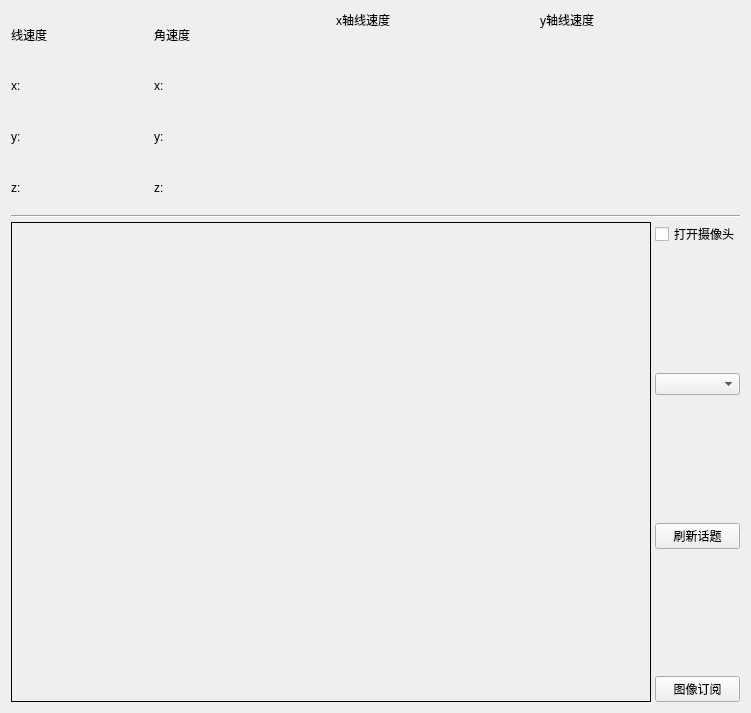
          <widget class="QWidget" name="tab_3">
           <attribute name="title">
            <string>基本</string>
           </attribute>
           <layout class="QHBoxLayout" name="horizontalLayout_7">
            <property name="sizeConstraint">
             <enum>QLayout::SetNoConstraint</enum>
            </property>
            <item>
             <layout class="QVBoxLayout" name="verticalLayout_8" stretch="1,0,99">
              <property name="spacing">
               <number>4</number>
              </property>
              <property name="sizeConstraint">
               <enum>QLayout::SetNoConstraint</enum>
              </property>
              <item>
               <layout class="QHBoxLayout" name="horizontalLayout_4" stretch="1,0,4,0">
                <item>
                 <layout class="QGridLayout" name="gridLayout_5">
                  <property name="sizeConstraint">
                   <enum>QLayout::SetMaximumSize</enum>
                  </property>
                  <item row="0" column="3">
                   <widget class="QLabel" name="label_31">
                    <property name="text">
                     <string>角速度</string>
                    </property>
                   </widget>
                  </item>
                  <item row="2" column="3">
                   <widget class="QLabel" name="label_18">
                    <property name="text">
                     <string>y:</string>
                    </property>
                   </widget>
                  </item>
                  <item row="2" column="1" colspan="2">
                   <widget class="QLabel" name="label_linery">
                    <property name="maximumSize">
                     <size>
                      <width>150</width>
                      <height>16777215</height>
                     </size>
                    </property>
                    <property name="text">
                     <string/>
                    </property>
                   </widget>
                  </item>
                  <item row="3" column="1" colspan="2">
                   <widget class="QLabel" name="label_linerz">
                    <property name="maximumSize">
                     <size>
                      <width>150</width>
                      <height>16777215</height>
                     </size>
                    </property>
                    <property name="text">
                     <string/>
                    </property>
                   </widget>
                  </item>
                  <item row="3" column="3">
                   <widget class="QLabel" name="label_19">
                    <property name="text">
                     <string>z:</string>
                    </property>
                   </widget>
                  </item>
                  <item row="2" column="0">
                   <widget class="QLabel" name="label_15">
                    <property name="text">
                     <string>y:</string>
                    </property>
                   </widget>
                  </item>
                  <item row="1" column="0">
                   <widget class="QLabel" name="label_14">
                    <property name="text">
                     <string>x:</string>
                    </property>
                   </widget>
                  </item>
                  <item row="0" column="2">
                   <spacer name="horizontalSpacer_4">
                    <property name="orientation">
                     <enum>Qt::Horizontal</enum>
                    </property>
                    <property name="sizeHint" stdset="0">
                     <size>
                      <width>40</width>
                      <height>20</height>
                     </size>
                    </property>
                   </spacer>
                  </item>
                  <item row="1" column="3">
                   <widget class="QLabel" name="label_17">
                    <property name="text">
                     <string>x:</string>
                    </property>
                   </widget>
                  </item>
                  <item row="3" column="0">
                   <widget class="QLabel" name="label_16">
                    <property name="text">
                     <string>z:</string>
                    </property>
                   </widget>
                  </item>
                  <item row="1" column="1" colspan="2">
                   <widget class="QLabel" name="label_linerx">
                    <property name="maximumSize">
                     <size>
                      <width>150</width>
                      <height>16777215</height>
                     </size>
                    </property>
                    <property name="text">
                     <string/>
                    </property>
                   </widget>
                  </item>
                  <item row="0" column="0" colspan="2">
                   <widget class="QLabel" name="label_30">
                    <property name="text">
                     <string>线速度</string>
                    </property>
                   </widget>
                  </item>
                  <item row="0" column="4">
                   <spacer name="horizontalSpacer_5">
                    <property name="orientation">
                     <enum>Qt::Horizontal</enum>
                    </property>
                    <property name="sizeHint" stdset="0">
                     <size>
                      <width>40</width>
                      <height>20</height>
                     </size>
                    </property>
                   </spacer>
                  </item>
                  <item row="1" column="4">
                   <widget class="QLabel" name="label_angerx">
                    <property name="maximumSize">
                     <size>
                      <width>150</width>
                      <height>16777215</height>
                     </size>
                    </property>
                    <property name="text">
                     <string/>
                    </property>
                   </widget>
                  </item>
                  <item row="2" column="4">
                   <widget class="QLabel" name="label_angery">
                    <property name="maximumSize">
                     <size>
                      <width>150</width>
                      <height>16777215</height>
                     </size>
                    </property>
                    <property name="text">
                     <string/>
                    </property>
                   </widget>
                  </item>
                  <item row="3" column="4">
                   <widget class="QLabel" name="label_angerz">
                    <property name="maximumSize">
                     <size>
                      <width>150</width>
                      <height>16777215</height>
                     </size>
                    </property>
                    <property name="text">
                     <string/>
                    </property>
                   </widget>
                  </item>
                 </layout>
                </item>
                <item>
                 <spacer name="horizontalSpacer_6">
                  <property name="orientation">
                   <enum>Qt::Horizontal</enum>
                  </property>
                  <property name="sizeHint" stdset="0">
                   <size>
                    <width>40</width>
                    <height>20</height>
                   </size>
                  </property>
                 </spacer>
                </item>
                <item>
                 <widget class="QWidget" name="widget_x" native="true">
                  <property name="minimumSize">
                   <size>
                    <width>200</width>
                    <height>200</height>
                   </size>
                  </property>
                  <property name="maximumSize">
                   <size>
                    <width>200</width>
                    <height>200</height>
                   </size>
                  </property>
                  <widget class="QLabel" name="label_6">
                   <property name="geometry">
                    <rect>
                     <x>0</x>
                     <y>0</y>
                     <width>67</width>
                     <height>17</height>
                    </rect>
                   </property>
                   <property name="text">
                    <string>x轴线速度</string>
                   </property>
                  </widget>
                 </widget>
                </item>
                <item>
                 <widget class="QWidget" name="widget_y" native="true">
                  <property name="minimumSize">
                   <size>
                    <width>200</width>
                    <height>200</height>
                   </size>
                  </property>
                  <property name="maximumSize">
                   <size>
                    <width>200</width>
                    <height>200</height>
                   </size>
                  </property>
                  <widget class="QLabel" name="label_10">
                   <property name="geometry">
                    <rect>
                     <x>0</x>
                     <y>0</y>
                     <width>67</width>
                     <height>17</height>
                    </rect>
                   </property>
                   <property name="text">
                    <string>y轴线速度</string>
                   </property>
                  </widget>
                 </widget>
                </item>
               </layout>
              </item>
              <item>
               <widget class="Line" name="line">
                <property name="orientation">
                 <enum>Qt::Horizontal</enum>
                </property>
               </widget>
              </item>
              <item>
               <layout class="QHBoxLayout" name="horizontalLayout_6" stretch="3,1">
                <property name="sizeConstraint">
                 <enum>QLayout::SetDefaultConstraint</enum>
                </property>
                <item>
                 <widget class="QLabel" name="label_image">
                  <property name="enabled">
                   <bool>true</bool>
                  </property>
                  <property name="minimumSize">
                   <size>
                    <width>640</width>
                    <height>480</height>
                   </size>
                  </property>
                  <property name="sizeIncrement">
                   <size>
                    <width>1</width>
                    <height>1</height>
                   </size>
                  </property>
                  <property name="baseSize">
                   <size>
                    <width>1</width>
                    <height>1</height>
                   </size>
                  </property>
                  <property name="styleSheet">
                   <string notr="true">R</string>
                  </property>
                  <property name="frameShape">
                   <enum>QFrame::Box</enum>
                  </property>
                  <property name="text">
                   <string/>
                  </property>
                  <property name="wordWrap">
                   <bool>false</bool>
                  </property>
                  <property name="margin">
                   <number>0</number>
                  </property>
                  <property name="indent">
                   <number>-1</number>
                  </property>
                  <property name="openExternalLinks">
                   <bool>false</bool>
                  </property>
                 </widget>
                </item>
                <item>
                 <layout class="QVBoxLayout" name="verticalLayout_7">
                  <item>
                   <widget class="QCheckBox" name="checkBox__opencamera">
                    <property name="text">
                     <string>打开摄像头</string>
                    </property>
                   </widget>
                  </item>
                  <item>
                   <spacer name="verticalSpacer_3">
                    <property name="orientation">
                     <enum>Qt::Vertical</enum>
                    </property>
                    <property name="sizeHint" stdset="0">
                     <size>
                      <width>20</width>
                      <height>40</height>
                     </size>
                    </property>
                   </spacer>
                  </item>
                  <item>
                   <widget class="QComboBox" name="comboBox_carmeratopic">
                    <property name="maximumSize">
                     <size>
                      <width>200</width>
                      <height>16777215</height>
                     </size>
                    </property>
                   </widget>
                  </item>
                  <item>
                   <spacer name="verticalSpacer_4">
                    <property name="orientation">
                     <enum>Qt::Vertical</enum>
                    </property>
                    <property name="sizeHint" stdset="0">
                     <size>
                      <width>20</width>
                      <height>40</height>
                     </size>
                    </property>
                   </spacer>
                  </item>
                  <item>
                   <widget class="QPushButton" name="pushButton">
                    <property name="text">
                     <string>刷新话题</string>
                    </property>
                   </widget>
                  </item>
                  <item>
                   <spacer name="verticalSpacer_5">
                    <property name="orientation">
                     <enum>Qt::Vertical</enum>
                    </property>
                    <property name="sizeHint" stdset="0">
                     <size>
                      <width>20</width>
                      <height>40</height>
                     </size>
                    </property>
                   </spacer>
                  </item>
                  <item>
                   <widget class="QPushButton" name="pushButton_subimg">
                    <property name="maximumSize">
                     <size>
                      <width>200</width>
                      <height>16777215</height>
                     </size>
                    </property>
                    <property name="text">
                     <string>图像订阅</string>
                    </property>
                   </widget>
                  </item>
                 </layout>
                </item>
               </layout>
              </item>
             </layout>
            </item>
           </layout>
          </widget>
